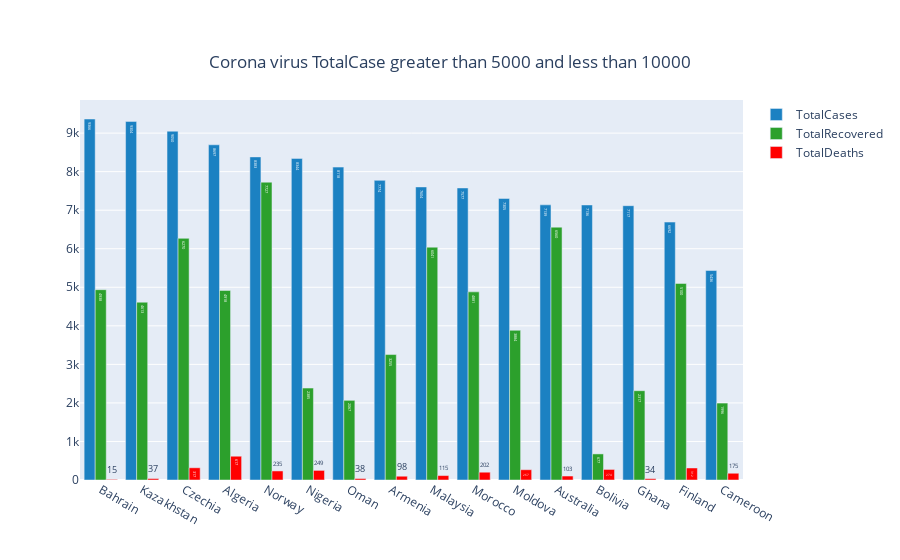

This figure's notebook cell:
### Code cell
fig = go.Figure()

fig.add_trace(go.Bar(
    x=df["Country,Other"][((df.TotalCases<10000 )&(df.TotalCases>5000))],
    y=df.TotalCases[((df.TotalCases<10000 )&(df.TotalCases>5000))],
    name='TotalCases',
    marker_color='#1b81c2',
    text=df.TotalCases[((df.TotalCases<10000 )&(df.TotalCases>5000))],
    textposition='auto'
))
fig.add_trace(go.Bar(
    x=df["Country,Other"][((df.TotalCases<10000 )&(df.TotalCases>5000))],
    y=df["TotalRecovered"][((df.TotalCases<10000 )&(df.TotalCases>5000))],
    name='TotalRecovered',
    marker_color='#2ca02c',
    text=df.TotalRecovered[((df.TotalCases<10000 )&(df.TotalCases>5000))],
    textposition='auto'
))

fig.add_trace(go.Bar(
    x=df["Country,Other"][((df.TotalCases<10000 )&(df.TotalCases>5000))],
    y=df.TotalDeaths[((df.TotalCases<10000 )&(df.TotalCases>5000))],
    name='TotalDeaths',
    marker_color='red',
    text=df.TotalDeaths[((df.TotalCases<10000 )&(df.TotalCases>5000))],
    textposition='auto'
))
fig.update_layout(
    title={
        'text': "Corona virus TotalCase greater than 5000 and less than 10000",
        'y':0.9,
        'x':0.5,
        'xanchor': 'center',
        'yanchor': 'top'})
fig

### Figure 1 — Plotly figure (JSON) as saved in the notebook; plotly's stock layout.template omitted (floating-point values rounded to 4 significant figures)
{"data": [{"marker": {"color": "#1b81c2"}, "name": "TotalCases", "text": [9366, 9304, 9050, 8697, 8383, 8344, 8118, 7774, 7604, 7577, 7305, 7139, 7136, 7117, 6692, 5436], "textposition": "auto", "type": "bar", "x": ["Bahrain", "Kazakhstan", "Czechia", "Algeria", "Norway", "Nigeria", "Oman", "Armenia", "Malaysia", "Morocco", "Moldova", "Australia", "Bolivia", "Ghana", "Finland", "Cameroon"], "y": [9366, 9304, 9050, 8697, 8383, 8344, 8118, 7774, 7604, 7577, 7305, 7139, 7136, 7117, 6692, 5436]}, {"marker": {"color": "#2ca02c"}, "name": "TotalRecovered", "text": [4938, 4613, 6270, 4918, 7727, 2385, 2067, 3255, 6041, 4881, 3884, 6560, 677, 2317, 5100, 1996], "textposition": "auto", "type": "bar", "x": ["Bahrain", "Kazakhstan", "Czechia", "Algeria", "Norway", "Nigeria", "Oman", "Armenia", "Malaysia", "Morocco", "Moldova", "Australia", "Bolivia", "Ghana", "Finland", "Cameroon"], "y": [4938, 4613, 6270, 4918, 7727, 2385, 2067, 3255, 6041, 4881, 3884, 6560, 677, 2317, 5100, 1996]}, {"marker": {"color": "red"}, "name": "TotalDeaths", "text": [15, 37, 317, 617, 235, 249, 38, 98, 115, 202, 267, 103, 274, 34, 312, 175], "textposition": "auto", "type": "bar", "x": ["Bahrain", "Kazakhstan", "Czechia", "Algeria", "Norway", "Nigeria", "Oman", "Armenia", "Malaysia", "Morocco", "Moldova", "Australia", "Bolivia", "Ghana", "Finland", "Cameroon"], "y": [15, 37, 317, 617, 235, 249, 38, 98, 115, 202, 267, 103, 274, 34, 312, 175]}], "layout": {"title": {"text": "Corona virus TotalCase greater than 5000 and less than 10000", "x": 0.5, "xanchor": "center", "y": 0.9, "yanchor": "top"}}}
